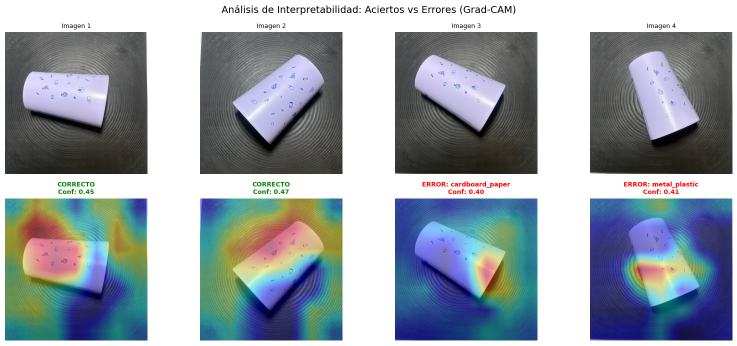
#> input picture gradcam_analysis.png, 1474 x 691 px, given in place of IMG_1784.jpg, which was not available (shown at 1/2 size)
$ python visualize_predictions.py
#> lines starting #> are read from the running program, lines starting #| are printed output that depends on the picture; after the words box and inside, x2 and y2 are one past the last pixel; in counts of white or black regions, pixels touching at a corner belong together; pictures that were not available may be replaced by others from this repository, and a replacement may not be noted
"""
Visualize prediction results - create a summary showing correctly and incorrectly classified images.
Useful for understanding what the model struggles with.
"""
import pandas as pd
import cv2
import numpy as np
from pathlib import Path
import matplotlib.pyplot as plt
import matplotlib
matplotlib.use('Agg')  # Non-interactive backend

def create_visualization_grid(csv_path: str, output_path: str = 'prediction_visualization.png'):
    """
    Create a grid visualization of predictions.
    Shows examples of correct and incorrect predictions.
    """
#> called with csv_path = 'ecoglasses_bandeja_predictions.csv', output_path = 'prediction_visualization.png'
    # Load predictions
    df = pd.read_csv(csv_path)
#> (reads ecoglasses_bandeja_predictions.csv from the repository)

    # Separate correct and incorrect
    correct_df = df[df['predicted_class'] == 'ecoglasses'].sort_values('confidence', ascending=False)
    incorrect_df = df[df['predicted_class'] != 'ecoglasses'].sort_values('confidence', ascending=False)

    # Create figure
    fig = plt.figure(figsize=(20, 12))

    # Title
    fig.suptitle(f'Ecoglasses Prediction Results: {len(correct_df)}/{len(df)} Correct ({len(correct_df)/len(df)*100:.1f}%)',
                 fontsize=20, fontweight='bold')

    # Top row: Best correct predictions
    ax_correct = fig.add_subplot(2, 1, 1)
    ax_correct.set_title('✅ Correctly Classified as Ecoglasses (Top 10 by confidence)',
                         fontsize=16, fontweight='bold', color='green')
    ax_correct.axis('off')

    correct_images = []
    for i, (_, row) in enumerate(correct_df.head(10).iterrows()):
        img = cv2.imread(row['filepath'])
#> img is the input picture: shape (691, 1474, 3); mean B, G, R 167.1, 159.7, 151
        if img is not None:
            img = cv2.cvtColor(img, cv2.COLOR_BGR2RGB)
            img = cv2.resize(img, (150, 150))
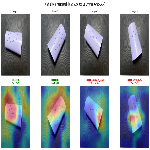
#> img: shape (150, 150, 3); mean R, G, B 150.2, 158.9, 166.3

            # Add confidence text
            cv2.putText(img, f"{row['confidence']:.3f}", (5, 20),
                       cv2.FONT_HERSHEY_SIMPLEX, 0.5, (0, 255, 0), 2)
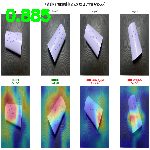
#> img: shape (150, 150, 3); 1.7% of pixels changed, all inside (x1, y1, x2, y2) = (6, 9, 51, 22)
            correct_images.append(img)
#> pass 2 of the loop in create_visualization_grid, `for i, (_, row) in enumerate(correct_df.head(10).iterrows()):`:
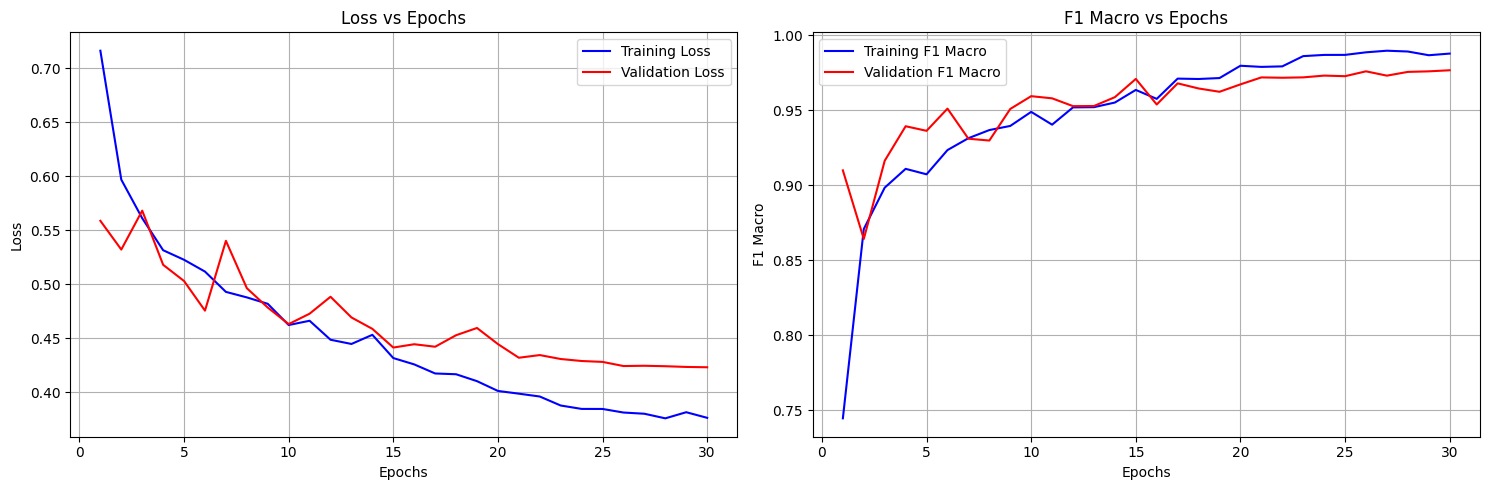
#> input picture metrics_epochs.png, 1489 x 490 px, given in place of IMG_1740.jpg, which was not available
#> in create_visualization_grid, img is the input picture: shape (490, 1489, 3); mean B, G, R 248.7, 247.5, 248.7
#> in create_visualization_grid, `img = cv2.resize(img, (150, 150))`:
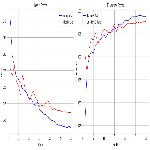
#> img: shape (150, 150, 3); mean R, G, B 250.1, 248.9, 250.1
#> in create_visualization_grid, `cv2.putText(img, f"{row['confidence']:.3f}", (5, 20), cv2.FONT_HERSHEY..`:
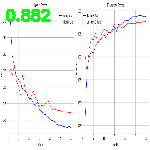
#> img: shape (150, 150, 3); 1.66% of pixels changed, all inside (x1, y1, x2, y2) = (6, 9, 51, 22)

    if correct_images:
        correct_grid = np.hstack(correct_images)
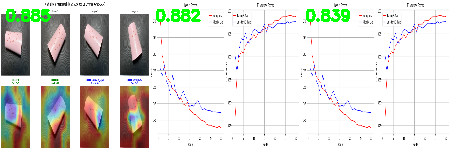
#> correct_grid: shape (150, 450, 3); mean B, G, R 213, 219.3, 218.3
        ax_correct.imshow(correct_grid)

    # Bottom row: Misclassified (worst predictions)
    ax_incorrect = fig.add_subplot(2, 1, 2)
    ax_incorrect.set_title('❌ Misclassified Images (Top 10 by confidence in wrong class)',
                          fontsize=16, fontweight='bold', color='red')
    ax_incorrect.axis('off')

    incorrect_images = []
    incorrect_labels = []
    for i, (_, row) in enumerate(incorrect_df.head(10).iterrows()):
        img = cv2.imread(row['filepath'])
        if img is not None:
            img = cv2.cvtColor(img, cv2.COLOR_BGR2RGB)
            img = cv2.resize(img, (150, 150))

            # Add prediction text
            pred_class = row['predicted_class'].replace('_', '\n')
            cv2.putText(img, f"{pred_class}", (5, 30),
                       cv2.FONT_HERSHEY_SIMPLEX, 0.4, (255, 0, 0), 1)
            cv2.putText(img, f"{row['confidence']:.3f}", (5, 140),
                       cv2.FONT_HERSHEY_SIMPLEX, 0.5, (255, 0, 0), 2)
            incorrect_images.append(img)
            incorrect_labels.append(row['predicted_class'])
#> pass 2 of the loop in create_visualization_grid, `for i, (_, row) in enumerate(incorrect_df.head(10).iterrows()):`:

    if incorrect_images:
        incorrect_grid = np.hstack(incorrect_images)
        ax_incorrect.imshow(incorrect_grid)

    plt.tight_layout()
    plt.savefig(output_path, dpi=150, bbox_inches='tight')
    print(f"✅ Visualization saved to: {output_path}")

    # Print summary
    print("\nSummary:")
    print(f"  Correctly classified: {len(correct_df)}/{len(df)} ({len(correct_df)/len(df)*100:.1f}%)")
    print(f"  Misclassified: {len(incorrect_df)}/{len(df)} ({len(incorrect_df)/len(df)*100:.1f}%)")

    print("\nMisclassification breakdown:")
    for pred_class, count in incorrect_df['predicted_class'].value_counts().items():
        print(f"  → {pred_class}: {count} images")

    return fig

def create_confusion_analysis(csv_path: str):
    """
    Analyze which classes ecoglasses are confused with.
    """
#> called with csv_path = 'ecoglasses_bandeja_predictions.csv'
    df = pd.read_csv(csv_path)

    print("\n" + "="*60)
    print("CONFUSION ANALYSIS")
    print("="*60)

    # For each image, find the top 2 predicted classes
    df['second_best_class'] = df[['prob_cardboard_paper', 'prob_ecoglasses',
                                   'prob_metal_plastic', 'prob_trash']].apply(
        lambda row: sorted([
            ('cardboard_paper', row['prob_cardboard_paper']),
            ('ecoglasses', row['prob_ecoglasses']),
            ('metal_plastic', row['prob_metal_plastic']),
            ('trash', row['prob_trash'])
        ], key=lambda x: x[1], reverse=True)[1][0], axis=1
    )

    df['second_best_prob'] = df[['prob_cardboard_paper', 'prob_ecoglasses',
                                  'prob_metal_plastic', 'prob_trash']].apply(
        lambda row: sorted([
            row['prob_cardboard_paper'],
            row['prob_ecoglasses'],
            row['prob_metal_plastic'],
            row['prob_trash']
        ], reverse=True)[1], axis=1
    )

    # Analyze close calls (where second best is close to best)
    close_calls = df[abs(df['confidence'] - df['second_best_prob']) < 0.2]

    print(f"\nClose calls (top 2 classes within 0.2 probability): {len(close_calls)}")
    print("\nMost common confusions:")
    for _, row in close_calls.head(10).iterrows():
        print(f"  {Path(row['filename']).name}: {row['predicted_class']} ({row['confidence']:.3f}) "
              f"vs {row['second_best_class']} ({row['second_best_prob']:.3f})")

    # Average probabilities by prediction
    print("\n\nAverage class probabilities by prediction:")
    print("-"*60)
    for pred_class in df['predicted_class'].unique():
        subset = df[df['predicted_class'] == pred_class]
        print(f"\nWhen predicted as '{pred_class}' ({len(subset)} images):")
        print(f"  cardboard_paper: {subset['prob_cardboard_paper'].mean():.3f}")
        print(f"  ecoglasses:      {subset['prob_ecoglasses'].mean():.3f}")
        print(f"  metal_plastic:   {subset['prob_metal_plastic'].mean():.3f}")
        print(f"  trash:           {subset['prob_trash'].mean():.3f}")

def main():
    csv_path = 'ecoglasses_bandeja_predictions.csv'

    if not Path(csv_path).exists():
        print(f"Error: {csv_path} not found!")
        print("Run: python batch_predict.py data/custom/ecoglasses_bandeja_jpg")
        return

    print("Creating visualization...")
    create_visualization_grid(csv_path)

    print("\nAnalyzing confusions...")
    create_confusion_analysis(csv_path)

    print("\n" + "="*60)
    print("Analysis complete!")
    print("  - Visualization: prediction_visualization.png")
    print("  - Full results: ecoglasses_bandeja_predictions.csv")
    print("="*60)

if __name__ == "__main__":
    main()
